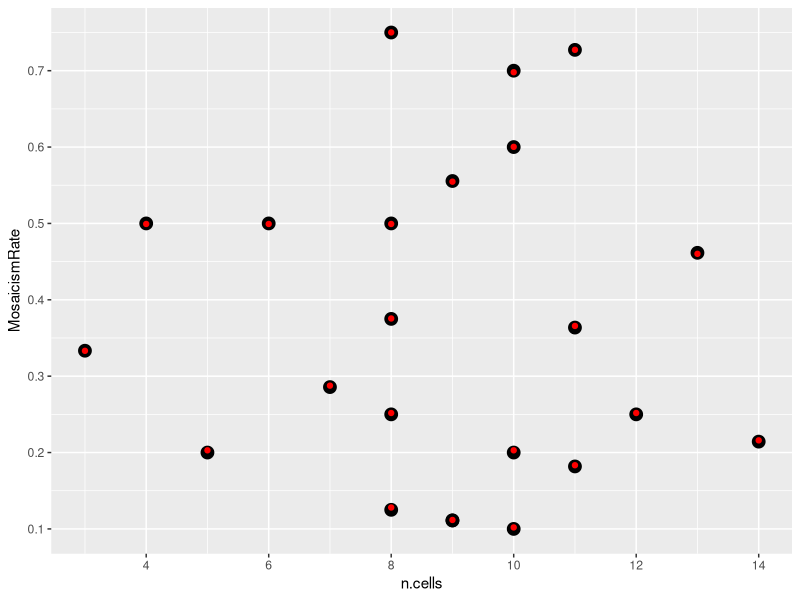

R code for this plot: (Note: this script raises an error after producing the figure.)
# Check the values from Ren et al
library(tidyverse)

# These data are Supplementary tables on karyotypes 2-?5 merged and in tidy format
ren.data = read.csv("Ren/Supp_tables_merged.csv", header = T)

ren.data$isEuploid = ren.data$Karyotype=="46,XY" | ren.data$Karyotype=="46,XX"

# Process to match Ren et al's fig S3.
# Note that because there are ties in the number of cells of different karyotypes,
# we arbirarily select the karyotype to be 'primary' when calculating mosaicism rates.
# This is why we use rownumber and not max(Count)
ren.filt = ren.data %>% dplyr::group_by(Embryoid, Type) %>%
  dplyr::mutate(TotalCells = dplyr::n()) %>%
  dplyr::group_by(Embryoid, Type, Karyotype, isEuploid) %>%
  dplyr::mutate(Count = dplyr::n(), PctTotal = Count/TotalCells) %>%
  dplyr::select(Embryoid, Type, Karyotype, Count, TotalCells, PctTotal, isEuploid) %>%
  dplyr::distinct() %>%
  dplyr::group_by(Embryoid, Type) %>%
  dplyr::arrange(Embryoid, Type, Count, by_group=T ) %>% # order so the highest count is last
  dplyr::mutate(isMosaic = length(unique(Karyotype))>1,
                isPrimaryKaryotype = row_number() == max(row_number())) %>% #set the last row of the group to be the primary karyotype
  dplyr::filter(Type == "TE")%>% 
  dplyr::ungroup() %>%
  dplyr::group_by(Embryoid, Type) %>%
  dplyr::mutate(anyEuploid = any(isEuploid),
                allEuploid = all(isEuploid))
  

#  From TE biopsy alone:
n.total = length(unique(ren.filt$Embryoid))
n.euploid = length(unique(ren.filt[ren.filt$isMosaic==F & ren.filt$isEuploid==T,]$Embryoid))
n.aneuploid = length(unique(ren.filt[ren.filt$isMosaic==F & ren.filt$isEuploid==F,]$Embryoid))
n.mosaic = length(unique(ren.filt[ren.filt$isMosaic==T,]$Embryoid))

cat("Total embryos    :", n.total, "\nMosaic embryos   :", n.mosaic, "\nEuploid embryos  :", n.euploid,"\nAneuploid embryos:", n.aneuploid, "\n")

ren.wide = ren.filt %>% 
  dplyr::filter(isMosaic==T & isPrimaryKaryotype==F) %>%
  dplyr::group_by(Embryoid) %>%
  dplyr::summarise(MosaicismRate = sum(PctTotal), n.cells = unique(TotalCells))

# Digitised copy of Fig S3 TE section
ren.transcribed = read.csv("Ren/ren.te.data.csv", header = T) %>% dplyr::mutate(n_cells_sequenced = round(n_cells_sequenced))

# Compare our calculations to Rens
ggplot(ren.wide, aes(x = n.cells, y=MosaicismRate))+
  geom_point(size = 4)+
  geom_point(data = ren.transcribed, aes(x=n_cells_sequenced, y=mosaicism_rate_pct/100), col="red")+
  scale_x_continuous(breaks = seq(2, 15, 2))+
  scale_y_continuous(breaks = seq(0, 1, 0.1))
# Should have a good overlap at this point
                     
# Note that this is measuring the level of mosaicism relative to the primary karyotype, not to euploidy.
# We need to recode these for our own analysis.

our.euploid = ren.filt[ren.filt$isEuploid==T & ren.filt$isMosaic==F,]

our.mosaic = ren.filt %>%
  dplyr::filter(anyEuploid & !allEuploid & !isEuploid) %>%
  dplyr::summarise(PctAenuploid = sum(Count)/TotalCells) %>%
  dplyr::distinct()

our.aneuploid = ren.filt %>%
  dplyr::filter(!anyEuploid)  %>%
  dplyr::summarise(PctAenuploid = sum(Count)/TotalCells) %>%
  dplyr::distinct()

cat("Total embryos    :", n.total, "\nMosaic embryos   :", nrow(our.mosaic), "\nEuploid embryos  :", nrow(our.euploid),"\nAneuploid embryos:", nrow(our.aneuploid), "\n")
# We can now use the PctAneuploid values from the mosaic embryos in our models

write.csv(our.mosaic, file="data/Ren.mosaic.pct.aneuploid.csv", col.names = T, row.names = F)
